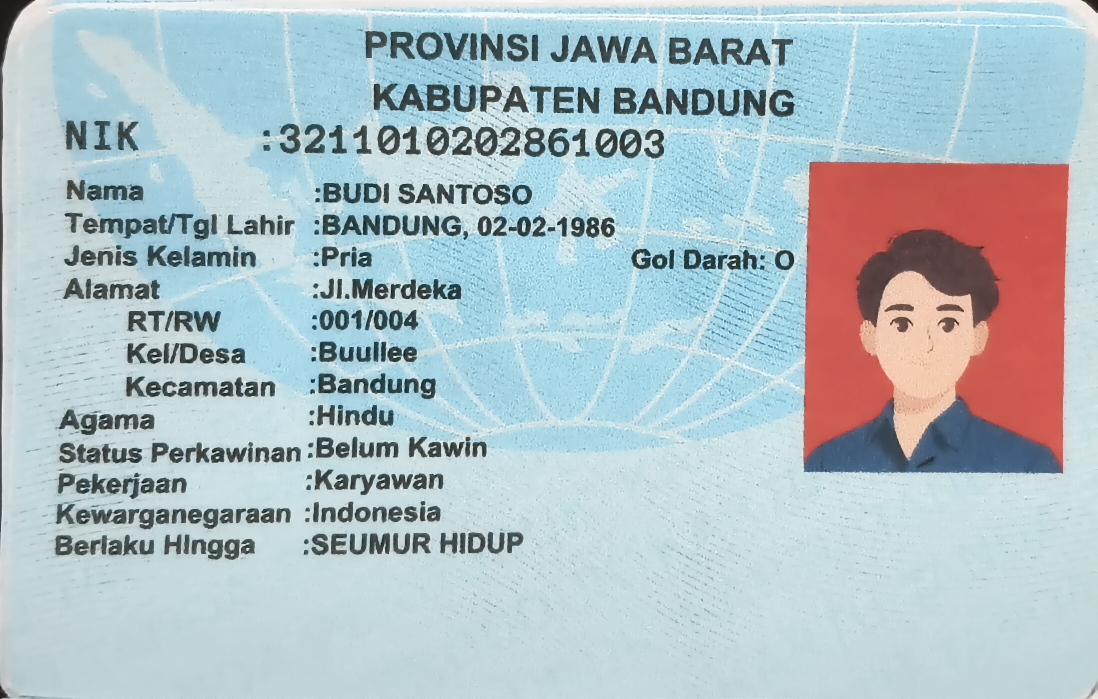
#> input picture data gambar/IMG_20260606_225027_1.jpg, 2196 x 1398 px (shown at 1/2 size); its folder holds only this picture in this run
$ python -i preprocessing.py   (imports and definitions only)
#> lines starting #> are read from the running program, lines starting #| are printed output that depends on the picture; after the words box and inside, x2 and y2 are one past the last pixel; in counts of white or black regions, pixels touching at a corner belong together
#> in preprocess_image, pil is the input picture: PIL image 2196x1398 RGB; mean R, G, B 176.6, 192.5, 198.4
"""
preprocessing.py — Pemrosesan Citra dan Ekstraksi Teks OCR
============================================================
Menangani:
  - Koreksi orientasi portrait → landscape (Modul 1D)
  - Deskewing otomatis via Hough Line Transform (Modul 1D)
  - 5–6 strategi preprocessing citra: CLAHE, Otsu, Adaptive, Raw gray,
    Shadow, Gamma (Modul 3)
  - OCR 15–18 kombinasi (5–6 preprocessing × PSM 3/6/11) + voting skor (Modul 4)
  - Skor kualitas OCR berbobot v3 (_ocr_quality_score)
  - Pembersihan teks OCR (clean_text)

Optimasi v5.7-Perf:
  - 12 kombinasi OCR per file dijalankan paralel via ThreadPoolExecutor
    (4 worker — sesuaikan OCR_WORKERS untuk hardware yang berbeda)

Perbaikan v5.7.3:
  - Tambah Pass 0 deteksi kontur kartu (card contour detection) sebelum
    MinAreaRect. Mendeteksi persegi panjang terbesar (tepi kartu ID) untuk
    mengoreksi kemiringan besar (>10°) dari foto kamera HP. Sangat efektif
    untuk background gelap seperti gambar yang dikirim user.

Perbaikan v5.7.5:
  - Re-aktifkan Pass 0 (CardContour) dengan validasi lebih ketat:
      * Filter aspect ratio: hanya terima kontur dengan AR = 1.2–2.2
        (sesuai dimensi kartu ID standar 85.6mm × 54mm ≈ 1.58:1)
      * Filter area minimum naik dari 5% → 10% gambar
      * Filter rectangularity: area kontur / area minAreaRect ≥ 0.5
        (menolak kontur tangan/jari yang tidak persegi panjang)
      * Hanya aktif untuk sudut >10° (kemiringan kecil tetap ditangani Pass 1+2)
  - Perbaiki ekstraksi alamat SIM: format bernomor urut dan NO./RT. di akhir baris

Perbaikan v5.8 — Koreksi Bayangan (Shadow Correction):
  - Tambah fungsi remove_shadow() berbasis morphological closing untuk
    mengoreksi pencahayaan tidak merata (bayangan separuh, vignette, gradien).
    Khusus mengatasi masalah foto SIM yang tertutupi bayangan di separuh gambar.
  - Tambah fungsi has_uneven_illumination() untuk deteksi otomatis apakah
    gambar memiliki bayangan/pencahayaan tidak merata sebelum koreksi.
  - Tambah varian preprocessing ke-5 "shadow" — gambar yang sudah dikoreksi
    bayangan digunakan sebagai input tambahan untuk OCR voting. Total kombinasi
    naik dari 12 (4×3) menjadi 15 (5×3).
  - CLAHE tileGridSize dinaikkan dari (8,8) → (16,16) agar lebih efektif untuk
    gambar beresolusi tinggi dari kamera HP.

Perbaikan v6.0 — Perbaikan Deteksi Bayangan SIM:
  - Turunkan threshold has_uneven_illumination() dari 55.0 → 30.0 agar
    bayangan halus/gradual juga terdeteksi.
  - Tambah deteksi quadrant: bagi gambar 4 kuadran, bandingkan max-min
    rata-rata intensitas (threshold 40.0). Menangkap bayangan diagonal/pojok
    yang lolos deteksi separuh (kiri-kanan / atas-bawah).
  - Kernel remove_shadow() sekarang proporsional resolusi gambar (~15%
    dimensi terpanjang, min 51, max 255). Lebih efektif untuk bayangan
    gradual pada foto HD dari kamera HP.
  - Tambah fallback di extract_text(): jika skor OCR terbaik < 50 dan
    varian shadow belum aktif, paksa shadow correction + OCR ulang.
  - Tambah varian gamma correction untuk gambar sangat gelap (mean < 100).
"""
import re, logging
import numpy as np
import cv2
from concurrent.futures import ThreadPoolExecutor, as_completed
import pytesseract

from config import (
    PORTRAIT_THRESHOLD, SQUARE_THRESHOLD, ROT180_SCORE_MARGIN,
    MIN_IMG_DIMENSION, UPSCALE_TARGET,
)

log = logging.getLogger("otomatisasi_dokumen")


# =============================================================================
# MODULE 3A — KOREKSI BAYANGAN (v6.0)
#
# Mengatasi masalah pencahayaan tidak merata pada foto SIM/KTP/KK:
#   - Bayangan separuh (setengah kartu gelap, setengah terang)
#   - Vignette (sudut-sudut gambar lebih gelap dari tengah)
#   - Gradien pencahayaan (satu sisi lebih terang dari sisi lain)
#
# Teknik: Background subtraction via Morphological Closing
#   1. Estimasi latar (background) dengan morphological closing kernel besar
#      (61×61 piksel ≈ 10-15% lebar kartu) — kernel besar "melompati" teks/detail
#      dan hanya menangkap variasi pencahayaan berskala besar.
#   2. Bagi gambar asli dengan estimasi background → normalisasi pencahayaan.
#   3. Hasil: gambar dengan pencahayaan merata, teks tetap terbaca.
# =============================================================================

# [607 lines left out: functions has_uneven_illumination, remove_shadow, _estimate_skew_card_contour, _estimate_skew_minarearect, _estimate_skew_hough, _estimate_skew_projection and 1 more, not called in this run]

def _quick_score(candidate_img, lang="ind") -> int:
    """
    Uji skor OCR dengan 3 PSM berbeda, ambil maksimum.

    Perbaikan v5.7.6-KK: Tambah PSM 3 (fully automatic page segmentation)
    sebagai kandidat ketiga. PSM 6 (uniform text block) tidak cocok untuk
    Kartu Keluarga yang berbentuk TABEL multi-kolom — hanya PSM 3 yang
    dapat mendeteksi keyword KK dari layout tabel secara akurat.
    Tidak mempengaruhi KTP/SIM karena PSM 6 tetap digunakan dan max() diambil.
    """
#> called with lang = 'ind'
    try:
        gray      = cv2.cvtColor(candidate_img, cv2.COLOR_BGR2GRAY)
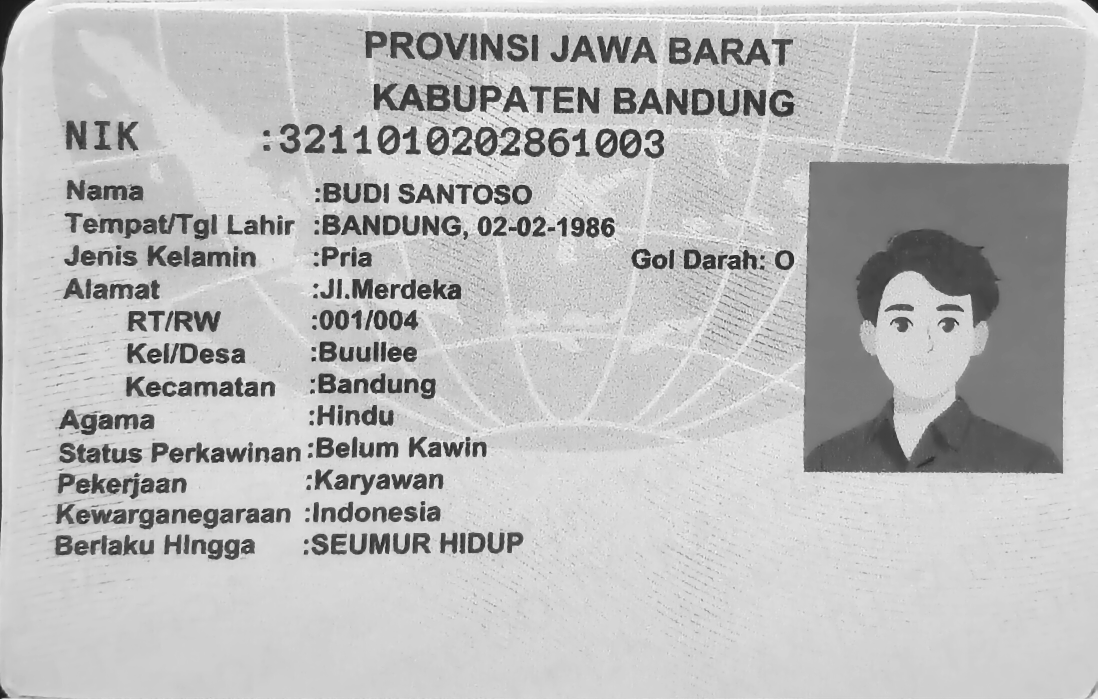
#> gray: shape (1398, 2196) (shown at 1/2 size); min 12, max 255, mean 188.4
        clahe_obj = cv2.createCLAHE(clipLimit=3.0, tileGridSize=(8, 8))
        clahe_g   = clahe_obj.apply(gray)
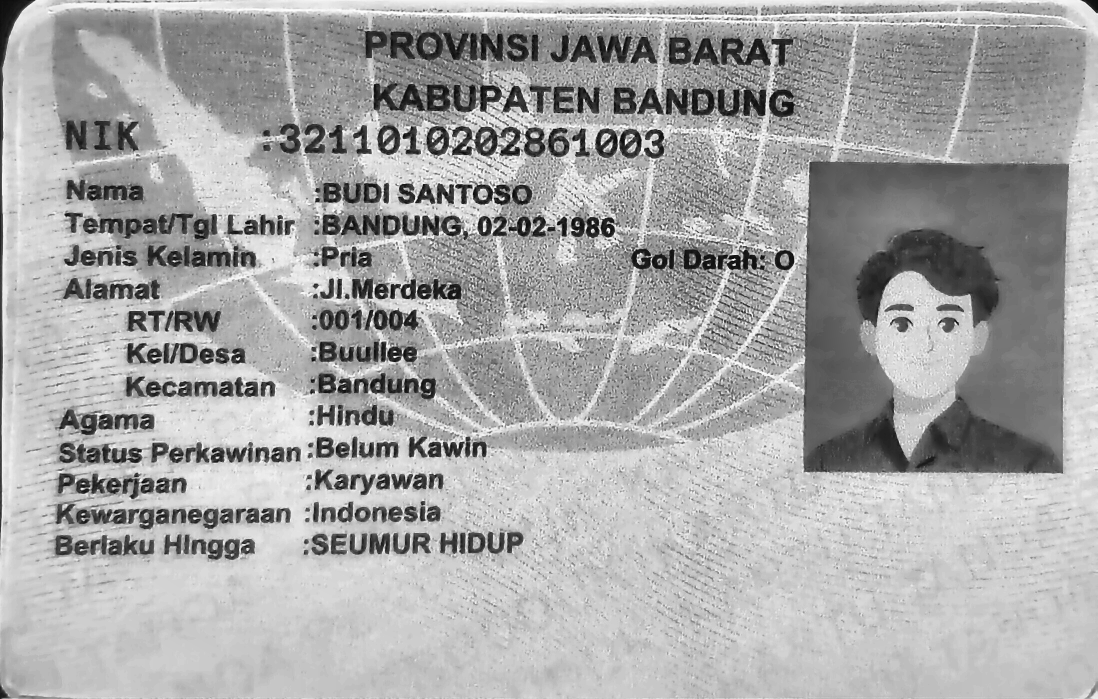
#> clahe_g: shape (1398, 2196) (shown at 1/2 size); min 3, max 255, mean 167.6
        _, otsu_g = cv2.threshold(gray, 0, 255,
                                  cv2.THRESH_BINARY + cv2.THRESH_OTSU)
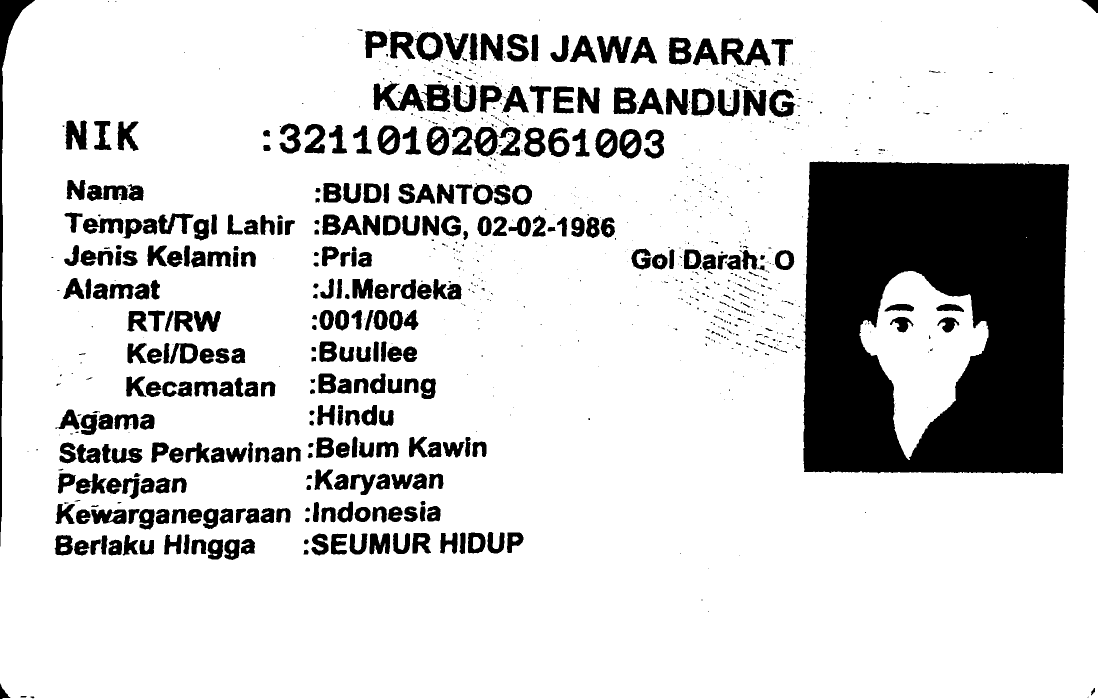
#> otsu_g: shape (1398, 2196) (shown at 1/2 size); 83% white; 1048 black regions (682 under 20 px), largest, box (x1, y1, x2, y2) and area: (1606, 323, 2138, 948) 269731, (0, 0, 70, 1093) 7756, (747, 167, 851, 223) 3104
#> (the run stopped early here; a loop or call above may not have finished)

$ run again, on data gambar/IMG_20260606_225533_1.jpg
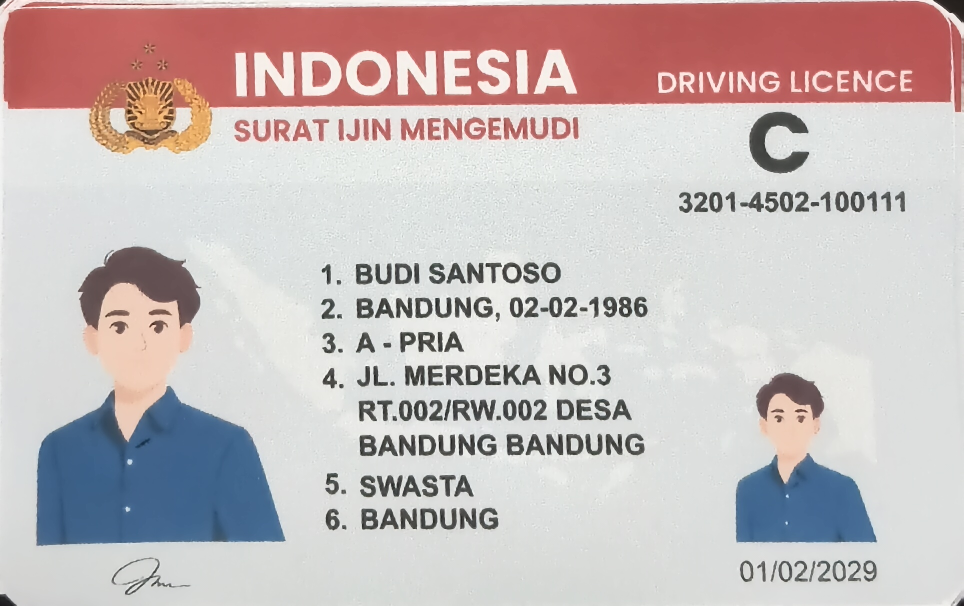
#> input picture data gambar/IMG_20260606_225533_1.jpg, 1928 x 1212 px (shown at 1/2 size)
#> in preprocess_image, pil is the input picture: PIL image 1928x1212 RGB; mean R, G, B 199.8, 188.1, 188
#> in _quick_score, `clahe_g   = clahe_obj.apply(gray)`:
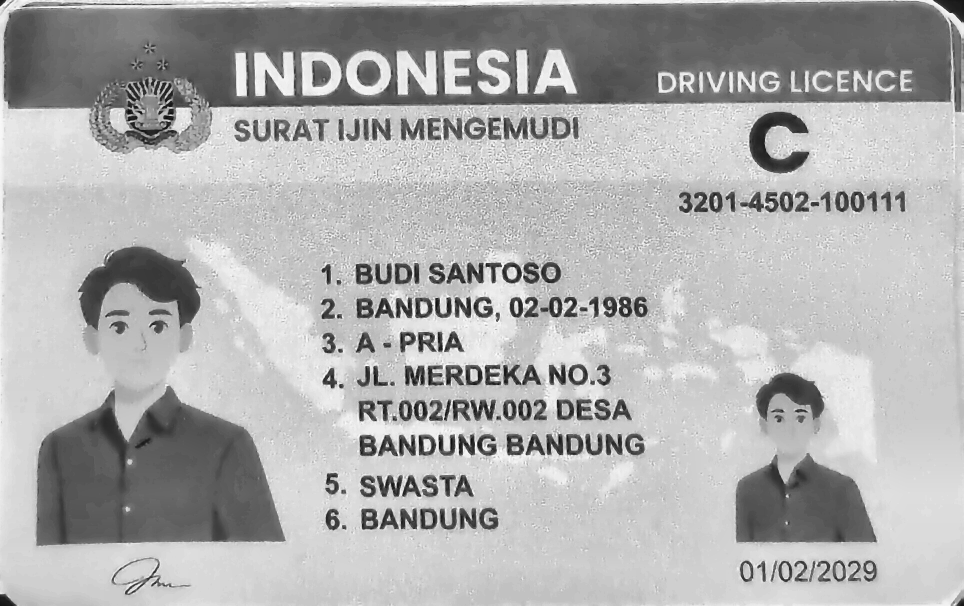
#> clahe_g: shape (1212, 1928) (shown at 1/2 size); min 11, max 255, mean 175.2
#> in _quick_score, `_, otsu_g = cv2.threshold(gray, 0, 255, cv2.THRESH_BINARY + cv2.THRESH..`:
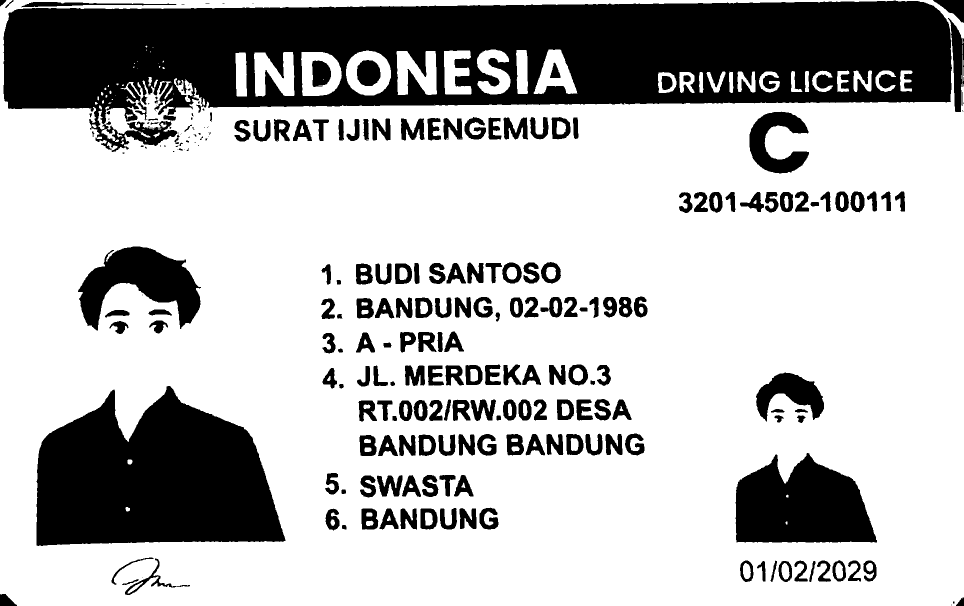
#> otsu_g: shape (1212, 1928) (shown at 1/2 size); 72.6% white; 250 black regions (57 under 20 px), largest, box (x1, y1, x2, y2) and area: (7, 1, 1904, 304) 331316, (73, 772, 571, 1092) 116090, (1471, 906, 1754, 1085) 37342

$ run again, on data gambar/IMG_20260703_210351_1.jpg
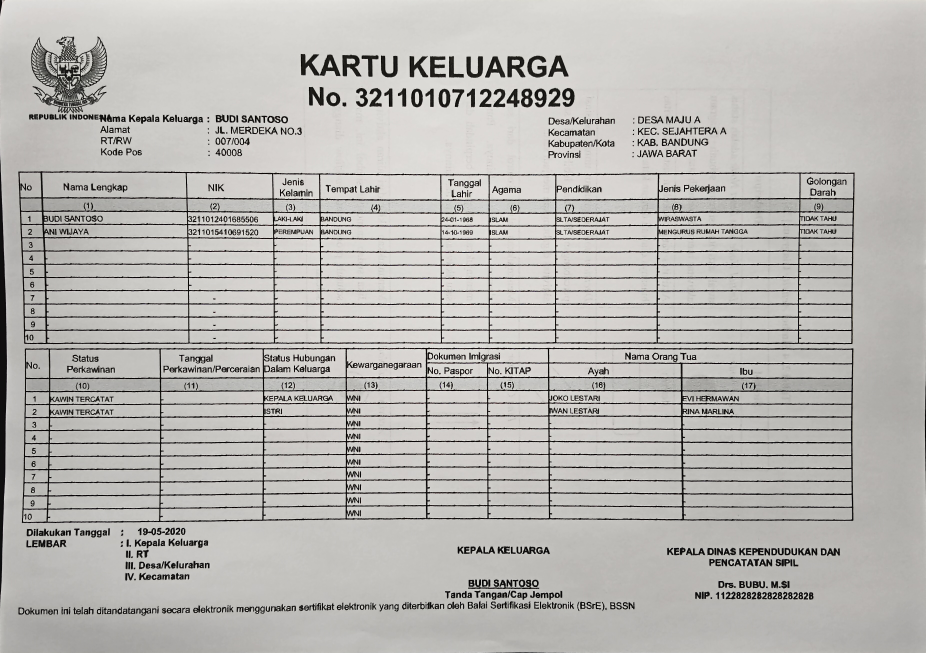
#> input picture data gambar/IMG_20260703_210351_1.jpg, 3704 x 2612 px (shown at 1/4 size)
#> in preprocess_image, pil is the input picture: PIL image 3704x2612 RGB; mean R, G, B 184.1, 182.3, 178.9
#> in _quick_score, `clahe_g   = clahe_obj.apply(gray)`:
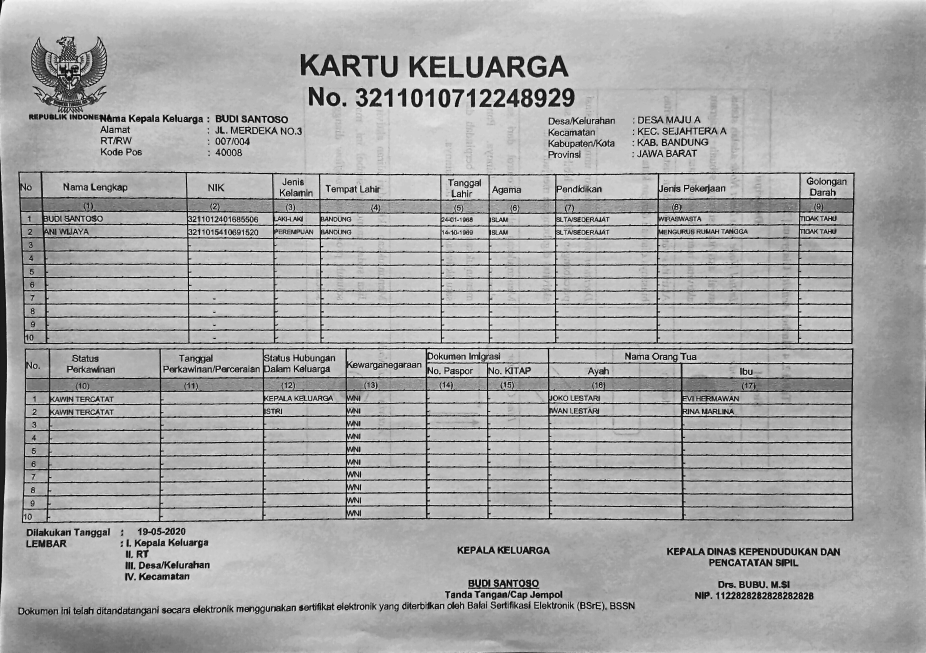
#> clahe_g: shape (2612, 3704) (shown at 1/4 size); min 1, max 255, mean 168.3
#> in _quick_score, `_, otsu_g = cv2.threshold(gray, 0, 255, cv2.THRESH_BINARY + cv2.THRESH..`:
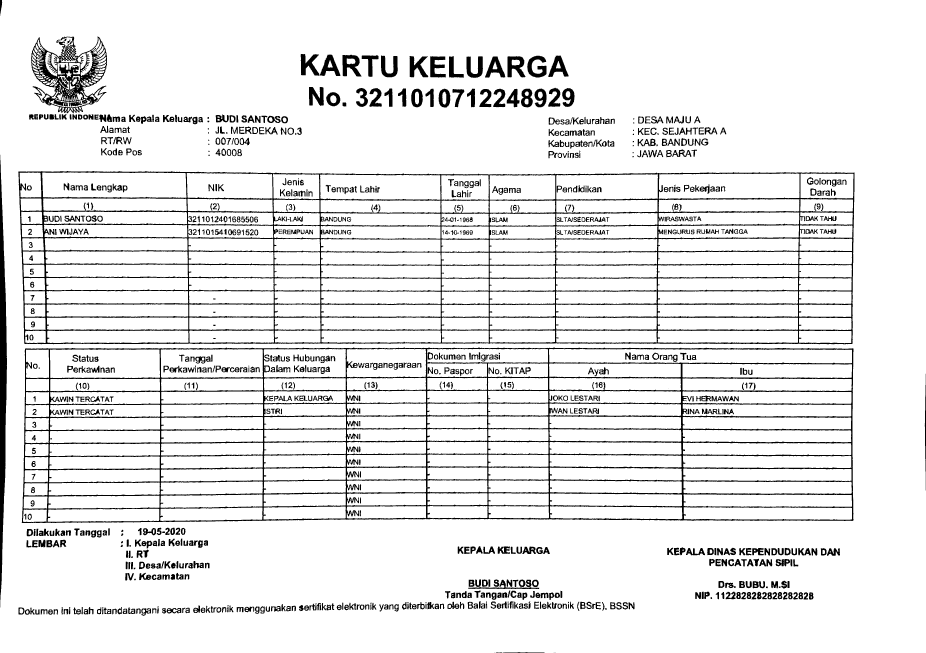
#> otsu_g: shape (2612, 3704) (shown at 1/4 size); 91.2% white; 1068 black regions (44 under 20 px), largest, box (x1, y1, x2, y2) and area: (87, 1390, 3414, 2092) 241012, (73, 684, 3418, 1377) 223555, (124, 146, 428, 453) 32303
